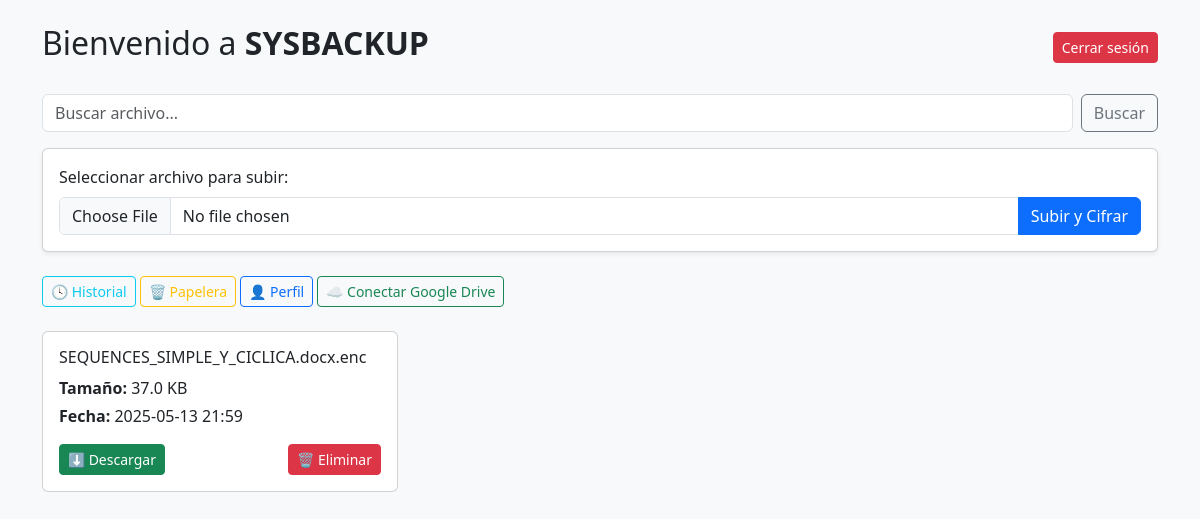
The app's page / (signed in) with its own data.
### app/database.py (models this page shows)
class Backup(db.Model):
    id = db.Column(db.Integer, primary_key=True)
    filename = db.Column(db.String(255), nullable=False)
    size_kb = db.Column(db.Float, nullable=False)
    timestamp = db.Column(db.DateTime, nullable=False)
    user_id = db.Column(db.Integer, db.ForeignKey('user.id'), nullable=False)
    eliminado = db.Column(db.Boolean, default=False)
    user = db.relationship('User', backref='backups')

### app/routes.py (the view)
@main.route("/", methods=["GET"])
@login_required
def index():
    query = request.args.get("q", "").lower()
    backups = Backup.query.filter_by(user_id=current_user.id, eliminado=False).order_by(Backup.timestamp.desc()).all()
    files = [{
        "name": b.filename,
        "size": f"{b.size_kb:.1f} KB",
        "date": b.timestamp.strftime('%Y-%m-%d %H:%M')
    } for b in backups if not query or query in b.filename.lower()]
    return render_template("index.html", files=files, query=query)

### app/database.py (called while the page is built)
@login_manager.user_loader
def load_user(user_id):
    return User.query.get(int(user_id))

### app/templates/index.html (shortened to what this page needs)
<!DOCTYPE html>
<html lang="es">
<head>
    <link href="https://cdn.jsdelivr.net/npm/bootstrap@5.3.0/dist/css/bootstrap.min.css" rel="stylesheet">
</head>
<body>
    <div class="container py-4">
        <div class="d-flex justify-content-between align-items-center mb-4">
            <h2>Bienvenido a <strong>SYSBACKUP</strong></h2>
            <a href="{{ url_for('auth.logout') }}" class="btn btn-danger btn-sm">Cerrar sesión</a>
        </div>
        <div class="mb-3">
            <form method="GET" action="{{ url_for('main.index') }}" class="d-flex">
                <input type="text" name="q" value="{{ query }}" placeholder="Buscar archivo..." class="form-control me-2">
                <button type="submit" class="btn btn-outline-secondary">Buscar</button>
            </form>
        </div>
        <form method="POST" action="{{ url_for('main.upload_file') }}" enctype="multipart/form-data" class="card p-3 shadow-sm mb-4">
            <label class="form-label">Seleccionar archivo para subir:</label>
            <div class="input-group">
                <input type="file" name="file" class="form-control" required>
                <button type="submit" class="btn btn-primary">Subir y Cifrar</button>
            </div>
        </form>
        <div class="mb-4">
            <a href="{{ url_for('main.historial') }}" class="btn btn-outline-info btn-sm">🕓 Historial</a>
            <a href="{{ url_for('main.papelera') }}" class="btn btn-outline-warning btn-sm">🗑 Papelera</a>
            <a href="{{ url_for('auth.perfil') }}" class="btn btn-outline-primary btn-sm">👤 Perfil</a>
            <a href="{{ url_for('main.connect_drive') }}" class="btn btn-outline-success btn-sm">☁️ Conectar Google Drive</a>
        </div>
        <div class="row">
            {% if files %}
                {% for f in files %}
                <div class="col-md-6 col-lg-4 mb-4">
                    <div class="card card-hover">
                        <div class="card-body">
                            <h6 class="card-title text-truncate">{{ f.name }}</h6>
                            <p class="mb-1"><strong>Tamaño:</strong> {{ f.size }}</p>
                            <p class="mb-1"><strong>Fecha:</strong> {{ f.date }}</p>
                            <div class="d-flex justify-content-between mt-3">
                                <a href="{{ url_for('main.download_file', filename=f.name) }}" class="btn btn-sm btn-success">⬇️ Descargar</a>
                                <form action="{{ url_for('main.delete_file', filename=f.name) }}" method="POST">
                                    <button type="submit" class="btn btn-sm btn-danger">🗑 Eliminar</button>
                                </form>
                            </div>
                        </div>
                    </div>
                </div>
                {% endfor %}
            {% else %}
                <p class="text-muted">No hay backups disponibles.</p>
            {% endif %}
        </div>
    </div>
</body>
</html>

### app/templates/index.html (style rules this page uses)
body { background-color: #f8f9fa; }

### records on screen
Backup: name "SEQUENCES_SIMPLE_Y_CICLICA.docx.enc", size "37.0 KB", date "2025-05-13 21:59"
